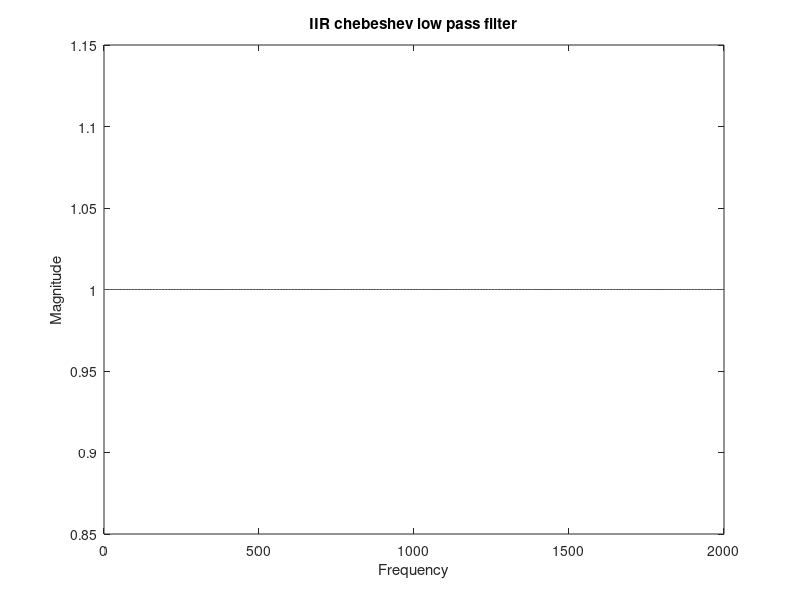

MATLAB code to generate this figure: (Note: this script raises an error after producing the figure.)
%Design an analog IIR low pass chebyshev filter and convert it into digital using Bilinear transformation. Plot the frequency response. Specifications: rp = 1dB, rs = 80dB, fp = 100Hz, fs = 2000Hz & Sampling frequency=10kHz.

 clc;
clear all;
fs=2000
fp=100
rp=1
rs=80
fsample=10000
wp=2*pi*fp;
ws=2*pi*fs;
[N, Wc]=cheb1ord(wp,ws,rp,rs,'s') 
[z,p,k] = cheby1(N,rp,Wc,'s');
[zd,pd,kd] = bilinear(z,p,k,fsample)
[b,a] = zp2tf(zd,pd,kd)
[hb,wb] = freqz(b,a);
figure
plot(wb*fsample/(2*pi),(abs(hb)))
xlim([0 2000])
title('IIR chebeshev low pass filter')
xlabel('Frequency')
ylabel('Magnitude')
lpFilt=designfilt('lowpassiir','FilterOrder',3,'PassbandFrequency',100, 'PassbandRipple',1,'SampleRate',10000);
zplane(lpFilt)
